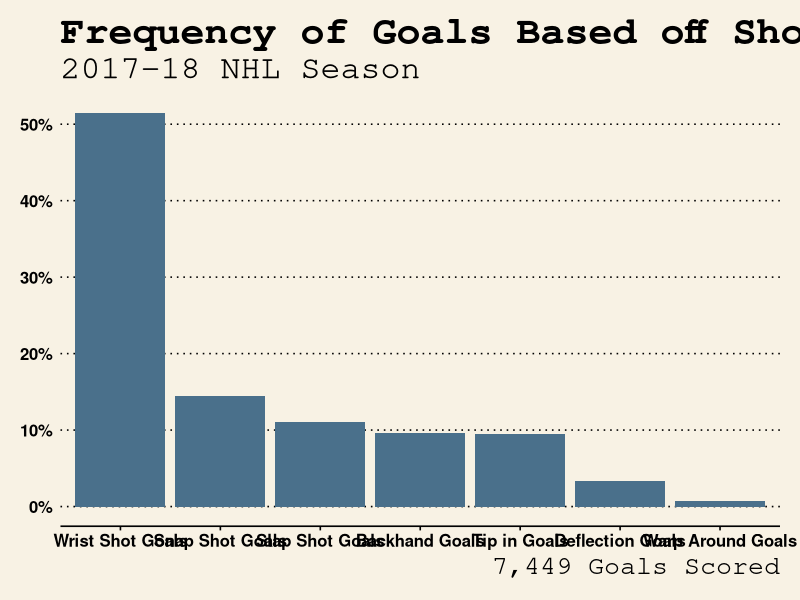
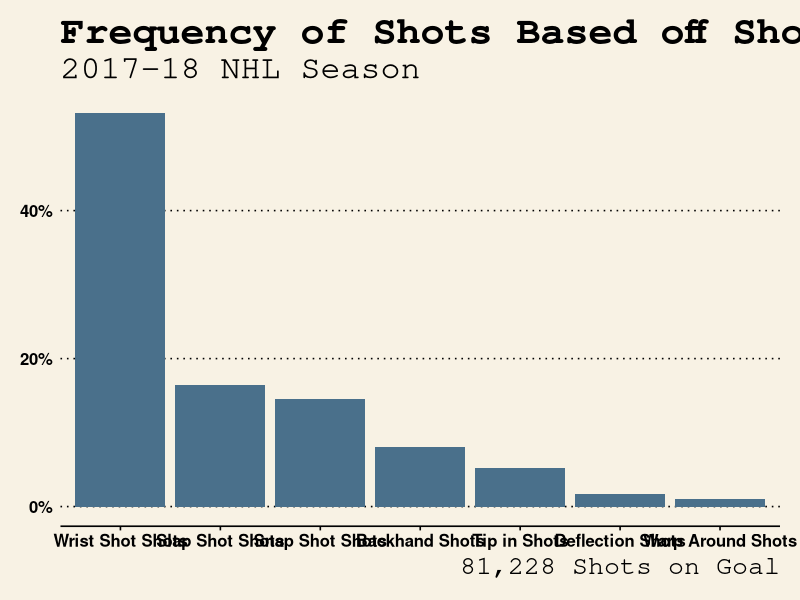
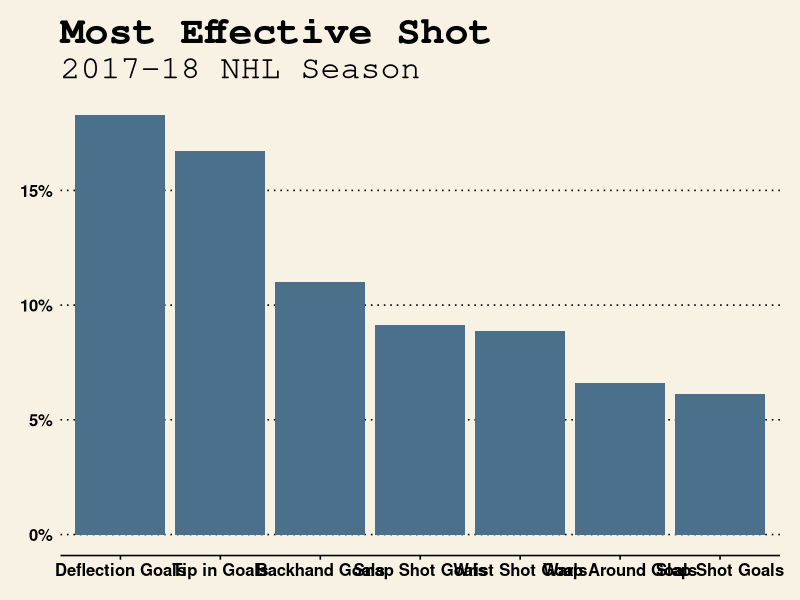

Source code (R) for these figures, in order:
# Finding the Best Shot in the NHL

# Load Packages
library("tidyverse")
library("ggthemes")

# Import Data

nhl_data <- read.csv("2017-18 Data.csv", stringsAsFactors = FALSE, fileEncoding ="UTF-8-BOM")

# Explore Data 

# Goals
nhl_goals <- select(nhl_data,"G.Bkhd", "G.Dflct", "G.Slap", "G.Snap", "G.Tip", "G.Wrap", "G.Wrst")

total_goals <- sum(nhl_goals)

backhand_goals <- sum(nhl_goals$G.Bkhd)
deflection_goals <- sum(nhl_goals$G.Dflct)
slap_goals <- sum(nhl_goals$G.Slap)
snap_goals <- sum(nhl_goals$G.Snap)
tip_goals <- sum(nhl_goals$G.Tip)
wrap_goals <- sum(nhl_goals$G.Wrap)
wrist_goals <- sum(nhl_goals$G.Wrst)

sum_goals <- data.frame(Number_of_Goals = c(backhand_goals, deflection_goals, slap_goals, snap_goals, tip_goals, wrap_goals, wrist_goals),
          Shot_Type = c("Backhand Goals", "Deflection Goals", "Slap Shot Goals", "Snap Shot Goals", "Tip in Goals", "Warp Around Goals", "Wrist Shot Goals"))

sum_goals$freq <- as.numeric(sum_goals[,1]) / total_goals

ggplot(sum_goals, aes(x = reorder(Shot_Type,-freq), y = freq)) +
      geom_bar(stat = "identity", fill = "skyblue4") +
      labs(title = "Frequency of Goals Based off Shot Type", subtitle = "2017-18 NHL Season", caption = "7,449 Goals Scored") +
      xlab("Type of Shot") +
      ylab("Frequency of Goals") +
      theme_wsj() + 
      scale_y_continuous(labels=scales::percent)

# Shots On Goals

nhl_shots <- select(nhl_data, "S.Bkhd", "S.Dflct", "S.Slap", "S.Snap", "S.Tip", "S.Wrap", "S.Wrst")

backhand_shots <- sum(nhl_shots$S.Bkhd)
deflection_shots <- sum(nhl_shots$S.Dflct)
slap_shots <- sum(nhl_shots$S.Slap)
snap_shots <- sum(nhl_shots$S.Snap)
tip_shots <- sum(nhl_shots$S.Tip)
wrap_shots <- sum(nhl_shots$S.Wrap)
wrist_shots <- sum(nhl_shots$S.Wrst)


sum_shots <- data.frame(Number_of_Shots = c(backhand_shots, deflection_shots, slap_shots, snap_shots, tip_shots, wrap_shots, wrist_shots),
                        Shot_Type = c("Backhand Shots", "Deflection Shots", "Slap Shot Shots", "Snap Shot Shots", "Tip in Shots", "Warp Around Shots", "Wrist Shot Shots"))

total_shots <- sum(nhl_shots)

# League Shooting %

total_goals / total_shots

# 9.17 %
# Shot Type Chart

sum_shots$freq <- as.numeric(sum_shots[,1]) / total_shots

ggplot(sum_shots, aes(x = reorder(Shot_Type,-freq), y = freq)) +
  geom_bar(stat = "identity", fill = "skyblue4") +
  labs(title = "Frequency of Shots Based off Shot Type", subtitle = "2017-18 NHL Season", caption = "81,228 Shots on Goal") +
  xlab("Type of Shot") +
  ylab("Frequency of Shots") +
  theme_wsj() +
  scale_y_continuous(labels=scales::percent)

# Most Effective Shot

sum_goals$ShootingPer <- as.numeric(sum_goals[,1]) / as.numeric(sum_shots[,1])

ggplot(sum_goals, aes(x = reorder(Shot_Type,-ShootingPer), y = ShootingPer)) +
  geom_bar(stat = "identity", fill = "skyblue4") +
  labs(title = "Most Effective Shot", subtitle = "2017-18 NHL Season") +
  xlab("Type of Shot") +
  ylab("Shooting Percentage") +
  theme_wsj() +
  scale_y_continuous(labels=scales::percent)


    
